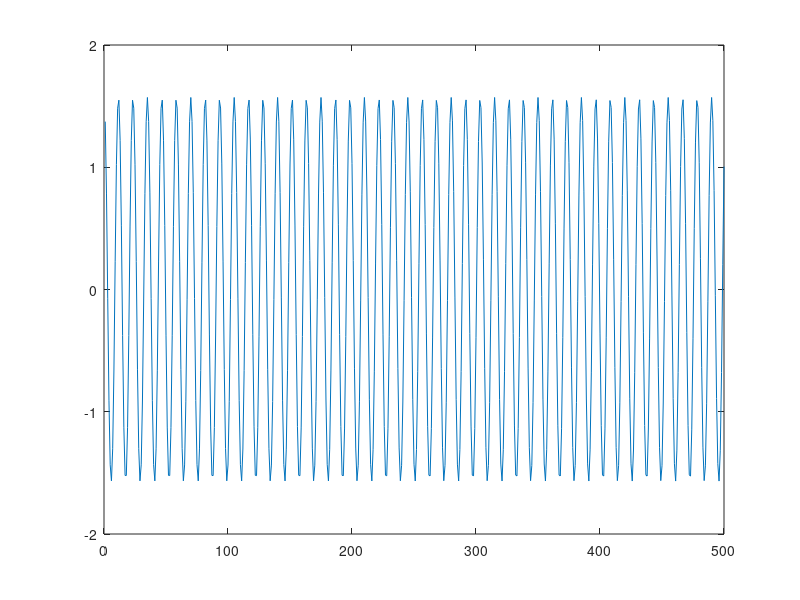
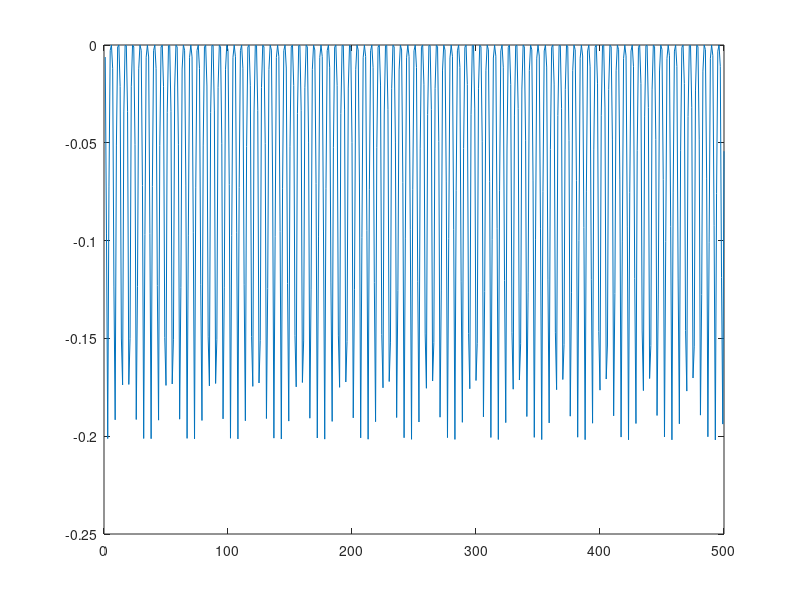

The MATLAB source for these figures, in order:
clear;

global g L         % define g and L as global variables
g=9.8;             % acceleration due to gravity
L=0.2482;          % length in metres (gives period of 1 second)

theta=90*pi/180;   % intial angle (radians)
omega=0;           % intital angular-velocity

x=[theta omega];   % create vector x
h=0.1;            % timestep of 0.01 seconds
steps = 50/h;
m = 1;

% Second-order Runge-Kutta (beta=1)
for i=1:steps
  %Velocity-Verlet  
  alpha=-g/L*sin(x(1));  
  x(1) = x(1) + h*x(2) + 0.5*h^2*alpha;
  alphanext = -g/L*sin(x(1));
  x(2) = x(2) + 0.5*h*(alpha + alphanext);  

  % Rk2  
  % F1=deriv(x);
  % F2=deriv(x+h*F1);
  % x=x+h/2*(F1+F2);

  %RK4
  %F1 = deriv(x);
  %F2 = deriv(x+0.5*h*F1);
  %F3 = deriv(x+0.5*h*F2);
  %F4 = deriv(x+h*F3); 
  %x = x + h/6 * (F1+2*F2+2*F3+F4);

  tList(i) = x(1);
  % Graphic of the pendulum

  %xpend=[0  L*sin(x(1))];
  %ypend=[0 -L*cos(x(1))];
  %plot(xpend,ypend,'o-')

  %axis equal
  %axis([-L L -L L])
  %pause(h)
  E(i) = 0.5*m*L^2*x(2)^2 - m*g*L*cos(x(1));
end 

figure(2)
plot(1:steps, tList)
figure(3)
plot(1:steps, E)


